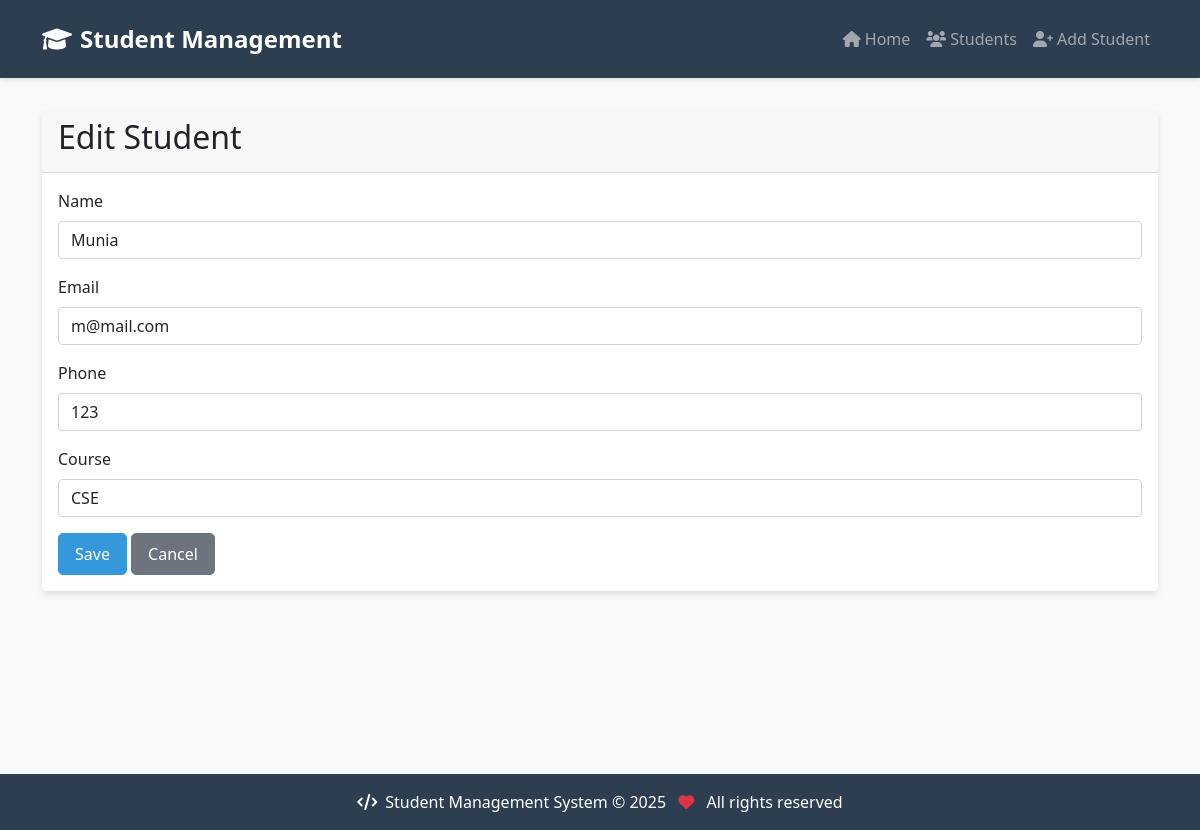
Screenshot of /student/9/update/ with the database file from the repository.
### students/models.py (models this page shows, shortened)
class Student(models.Model):
    name = models.CharField(max_length=100)
    email = models.EmailField(unique=True)
    phone = models.CharField(max_length=15)
    course = models.CharField(max_length=50)
    created_at = models.DateTimeField(auto_now_add=True)
    updated_at = models.DateTimeField(auto_now=True)

### students/views.py (the view, shortened to what this page needs)
# urls.py: path('student/<int:pk>/update/', StudentUpdateView.as_view(), name='student-update'),
class StudentUpdateView(UpdateView):
    model = Student
    form_class = StudentForm
    template_name = 'students/student_form.html'
    success_url = reverse_lazy('student-list')

### students/forms.py
class StudentForm(forms.ModelForm):
    class Meta:
        model = Student
        fields = ['name', 'email', 'phone', 'course']
        widgets = {
            'name': forms.TextInput(attrs={'class': 'form-control', 'required': True}),
            'email': forms.EmailInput(attrs={'class': 'form-control', 'required': True}),
            'phone': forms.TextInput(attrs={'class': 'form-control', 'required': True}),
            'course': forms.TextInput(attrs={'class': 'form-control', 'required': True}),
        }

### students/templates/students/student_form.html (shortened to what this page needs)
{% extends 'students/base.html' %}
{% block content %}
<div class="card">
    <div class="card-header">
        <h2>{% if form.instance.pk %}Edit Student{% else %}Add New Student{% endif %}</h2>
    </div>
    <div class="card-body">
        <form method="post">
            {% for field in form %}
            <div class="mb-3">
                <label for="{{ field.id_for_label }}" class="form-label">{{ field.label }}</label>
                {{ field }}
            </div>
            {% endfor %}
            <button type="submit" class="btn btn-primary">Save</button>
            <a href="{% url 'student-list' %}" class="btn btn-secondary">Cancel</a>
        </form>
    </div>
</div>
{% endblock %}

### students/static/students/css/style.css (style rules this page uses)
:root { --primary-color: #2c3e50; --secondary-color: #34495e; --accent-color: #3498db; }
body { background-color: #f8f9fa; }
.card { border: none; box-shadow: 0 4px 6px rgba(0,0,0,0.1); transition: transform 0.3s ease; }
.btn { border-radius: 5px; padding: 0.5rem 1rem; font-weight: 500; transition: all 0.3s ease; }
.btn-primary { background-color: var(--accent-color); border-color: var(--accent-color); }

### rows the page displays
Student: form "Munia" "m@mail.com" "123" "CSE"

### other values shown
{{ field.label }} "Name" "Email" "Phone" "Course"
